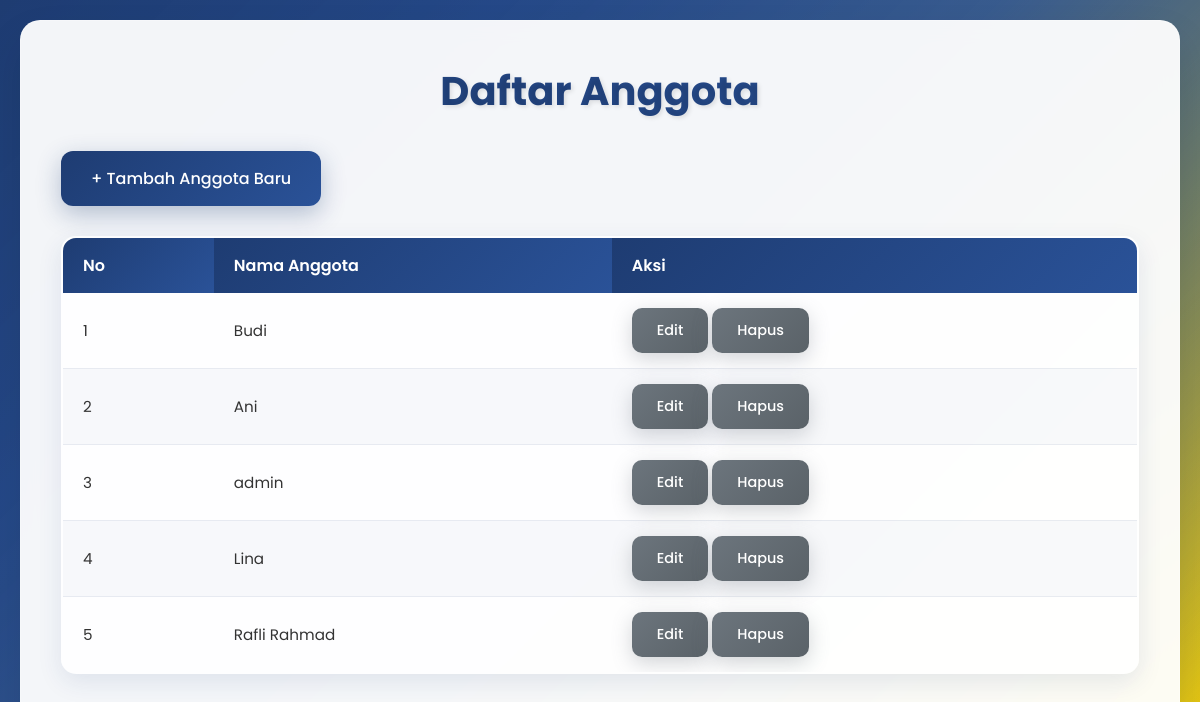
Page /admin/data_anggota.php on the committed database.
### tables this page shows
CREATE TABLE `anggota` (
  `id` int NOT NULL,
  `nama` varchar(100) NOT NULL,
  `username` varchar(100) DEFAULT NULL,
  `password` varchar(255) DEFAULT NULL,
  `role` enum('bendahara','anggota') DEFAULT 'anggota',
  `saldo` int DEFAULT '0'
);

### admin/data_anggota.php (the view, shortened to what this page needs)
<?php
require '../config/koneksi.php';
$query = "SELECT * FROM anggota ORDER BY id ASC";
$result = $conn->query($query);
?>
<!DOCTYPE html>
<html lang="id">
<head>
    <link rel="stylesheet" href="../assets/style.css">
</head>
<body>
    <div class="container">
        <h2>Daftar Anggota</h2>
        <div class="form-actions">
            <a href="input_anggota.php" class="btn-primary">+ Tambah Anggota Baru</a>
        </div>
        <div class="table-responsive">
            <table class="report-table">
                <thead>
                    <tr>
                        <th>No</th>
                        <th>Nama Anggota</th>
                        <th>Aksi</th>
                    </tr>
                </thead>
                <tbody>
                    <?php
                    $no = 1;
                    while ($row = $result->fetch_assoc()) :
                    ?>
                        <tr>
                            <td><?= $no++ ?></td>
                            <td><?= htmlspecialchars($row['nama']) ?></td>
                            <td>
                                <a href="edit_anggota.php?id=<?= $row['id'] ?>" class="btn-secondary">Edit</a>
                                <a href="hapus_anggota.php?id=<?= $row['id'] ?>" class="btn-secondary" onclick="return confirm('Yakin mau hapus?')">Hapus</a>
                            </td>
                        </tr>
                    <?php endwhile; ?>
                </tbody>
            </table>
        </div>
    </div>
</body>
</html>

### assets/style.css (style rules this page uses)
* { margin: 0; padding: 0; box-sizing: border-box; }
body { font-family: 'Poppins', sans-serif; background: linear-gradient(135deg, #1e3c72 0%, #2a5298 25%, #ffd700 100%); min-height: 100vh; padding: 20px; position: relative; }
body::before { content: ''; position: fixed; top: 0; left: 0; right: 0; bottom: 0; background: linear-gradient(135deg, rgba(30, 60, 114, 0.9) 0%, rgba(42, 82, 152, 0.8) 50%, rgba(255, 215, 0, 0.1) 100%); z-index: -1; }
.container { max-width: 1200px; margin: 0 auto; background: rgba(255, 255, 255, 0.95); backdrop-filter: blur(10px); border-radius: 20px; box-shadow: 0 20px 40px rgba(0, 0, 0, 0.1); padding: 40px; border: 1px solid rgba(255, 255, 255, 0.2); }
h2 { color: #1e3c72; font-size: 2.5rem; font-weight: 700; text-align: center; margin-bottom: 10px; background: linear-gradient(135deg, #1e3c72, #2a5298); -webkit-background-clip: text; -webkit-text-fill-color: transparent; background-clip: text; text-shadow: 2px 2px 4px rgba(0, 0, 0, 0.1); }
.btn-primary { display: inline-flex; align-items: center; gap: 10px; padding: 15px 30px; background: linear-gradient(135deg, #1e3c72, #2a5298); color: white; border: none; border-radius: 12px; font-size: 1rem; font-weight: 500; font-family: 'Poppins', sans-serif; cursor: pointer; transition: all 0.3s ease; box-shadow: 0 8px 25px rgba(30, 60, 114, 0.3); position: relative; overflow: hidden; text-decoration: none; }
.btn-primary::before { content: ''; position: absolute; top: 0; left: -100%; width: 100%; height: 100%; background: linear-gradient(90deg, transparent, rgba(255, 215, 0, 0.3), transparent); transition: left 0.5s ease; }
.btn-secondary { display: inline-flex; align-items: center; gap: 10px; padding: 12px 25px; background: linear-gradient(135deg, #6c757d, #5a6268); color: white; border: none; border-radius: 10px; font-size: 0.9rem; font-weight: 500; font-family: 'Poppins', sans-serif; cursor: pointer; transition: all 0.3s ease; box-shadow: 0 6px 20px rgba(108, 117, 125, 0.3); text-decoration: none; }
.form-actions { display: flex; gap: 15px; justify-content: flex-start; align-items: center; margin-top: 30px; }
.report-table { width: 100%; border-collapse: collapse; margin: 30px 0; background: rgba(255, 255, 255, 0.9); border-radius: 15px; overflow: hidden; box-shadow: 0 8px 25px rgba(30, 60, 114, 0.1); border: 2px solid rgba(30, 60, 114, 0.1); }
.report-table th { background: linear-gradient(135deg, #1e3c72, #2a5298); color: white; padding: 15px 20px; text-align: left; font-weight: 600; font-size: 1rem; border: none; position: relative; }
.report-table th:first-child { border-top-left-radius: 15px; }
.report-table th:last-child { border-top-right-radius: 15px; }
.report-table td { padding: 15px 20px; border-bottom: 1px solid rgba(30, 60, 114, 0.1); color: #333; font-size: 0.95rem; transition: all 0.3s ease; }
.report-table tr:nth-child(even) { background: rgba(30, 60, 114, 0.03); }
.report-table tr:last-child td:first-child { border-bottom-left-radius: 15px; }
.report-table tr:last-child td:last-child { border-bottom-right-radius: 15px; }
.report-table tr { animation: fadeInRow 0.5s ease forwards; }
.report-table tr:nth-child(1) { animation-delay: 0.1s; }
.report-table tr:nth-child(2) { animation-delay: 0.15s; }
.report-table tr:nth-child(3) { animation-delay: 0.2s; }
.report-table tr:nth-child(4) { animation-delay: 0.25s; }
.report-table tr:nth-child(5) { animation-delay: 0.3s; }

### rows in the picture
anggota: nama "Budi"
anggota: nama "Ani"
anggota: nama "admin"
anggota: nama "Lina"
anggota: nama "Rafli Rahmad"
